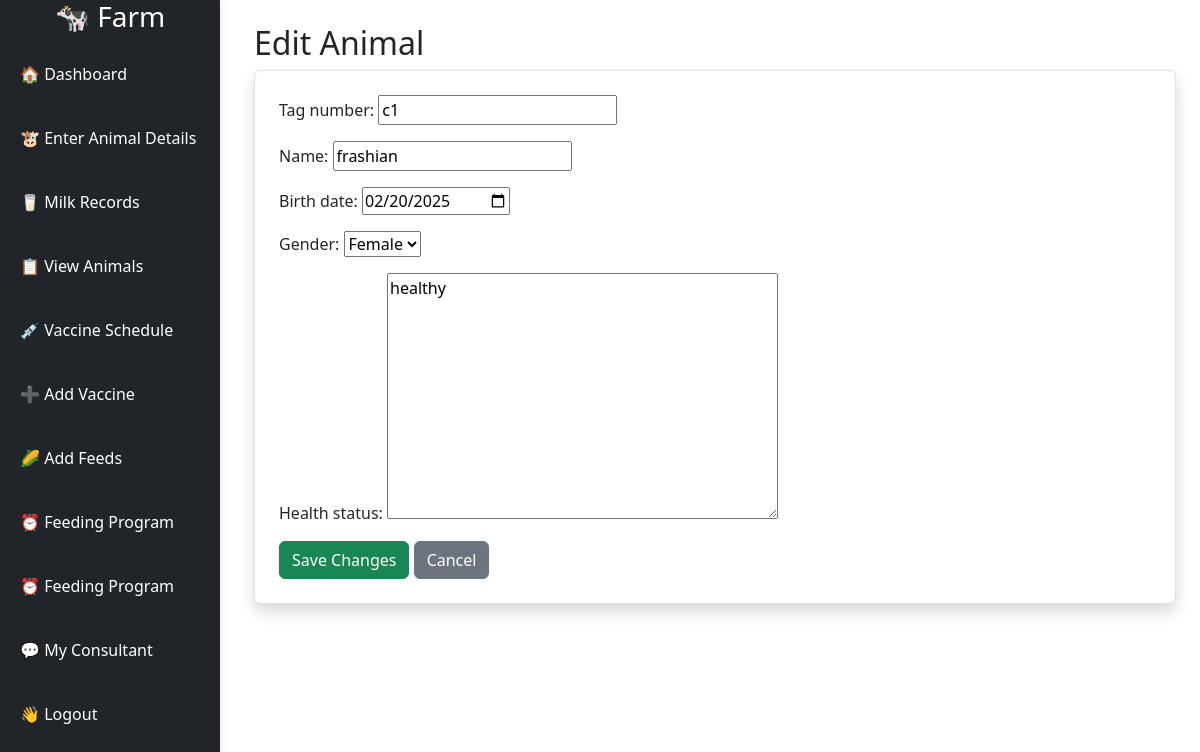
/animals/edit/1/, run on the app's committed database.
### animals/models.py (models this page shows, shortened)
class Animal(models.Model):
    ANIMAL_TYPES = [
        ('calf', 'Calf'),
        ('milking_cow', 'Milking Cow'),
        ('bull', 'Bull'),
    ]
    GENDER_CHOICES = [
        ('male', 'Male'),
        ('female', 'Female'),
    ]
    tag_number = models.CharField(max_length=20, unique=True)
    name = models.CharField(max_length=100)
    birth_date = models.DateField()
    gender = models.CharField(max_length=10, choices=GENDER_CHOICES)
    category = models.CharField(max_length=20, choices=ANIMAL_TYPES, blank=True)
    health_status = models.TextField(blank=True, null=True)

### animals/views.py (the view)
# urls.py: path('edit/<int:animal_id>/', edit_animal, name='edit_animal'),
def edit_animal(request, animal_id):
    animal = get_object_or_404(Animal, id=animal_id)
    if request.method == "POST":
        form = AnimalForm(request.POST, instance=animal)
        if form.is_valid():
            form.save()
            messages.success(request, "Animal details updated successfully!")
            return redirect('animal_list')
    else:
        form = AnimalForm(instance=animal)
    return render(request, 'animals/edit_animal.html', {'form': form, 'animal': animal})

### animals/forms.py
class AnimalForm(forms.ModelForm):
    class Meta:
        model = Animal
        fields = ['tag_number', 'name', 'birth_date', 'gender', 'health_status']
        widgets = {
            'birth_date': forms.DateInput(attrs={'type': 'date'}),
        }

### templates/animals/edit_animal.html (shortened to what this page needs)
{% extends 'base.html' %}
{% block content %}
<h2>Edit Animal</h2>
<form method="POST" class="form-control shadow p-4">
    {{ form.as_p }}
    <button type="submit" class="btn btn-success">Save Changes</button>
    <a href="{% url 'animal_list' %}" class="btn btn-secondary">Cancel</a>
</form>
{% endblock %}

### data on the page
Animal: tag_number "c1", name "frashian", birth_date "02/20/2025", gender "Female", health_status "healthy"
